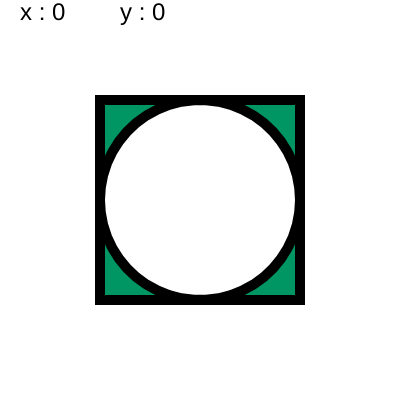
Frame 1 (no input)
Frame 60 (no input): identical to frame 1, image omitted
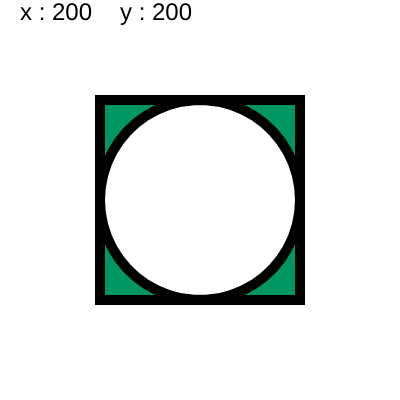
Frame 120 (the mouse pressed at the canvas centre since frame 60)

The p5.js sketch that drew these frames (run headless with seeded random() and noise() and a simulated clock; from frame 60 on, the mouse is pressed at the canvas centre):

// p5.js sketch
// ── sketch.js
function setup(){
    createCanvas(400, 400);
    background(127);
}

function draw(){
    background(255);

    let r = 100;
    
    push();
        translate(width/2, height/2);
        fill(0, 150, 100);
        strokeWeight(10);
        beginShape();
            vertex(-100, -100);
            vertex(-100, 100,);
            vertex(100, 100);
            vertex(100, -100);
                beginContour();
                for(let i = 0; i < 50; i++)
                {
                    let ratio = i/50;
                    let radians = ratio * TWO_PI

                    x = cos(radians) * r;
                    y = sin(radians) * r;

                    vertex(x, y);
                }
                endContour();  
        endShape(CLOSE);
    pop();

    textSize(24);
    fill(0);
    text("x : " + mouseX.toString(), 20, 20);
    text("y : " + mouseY.toString(), 120, 20);
}
